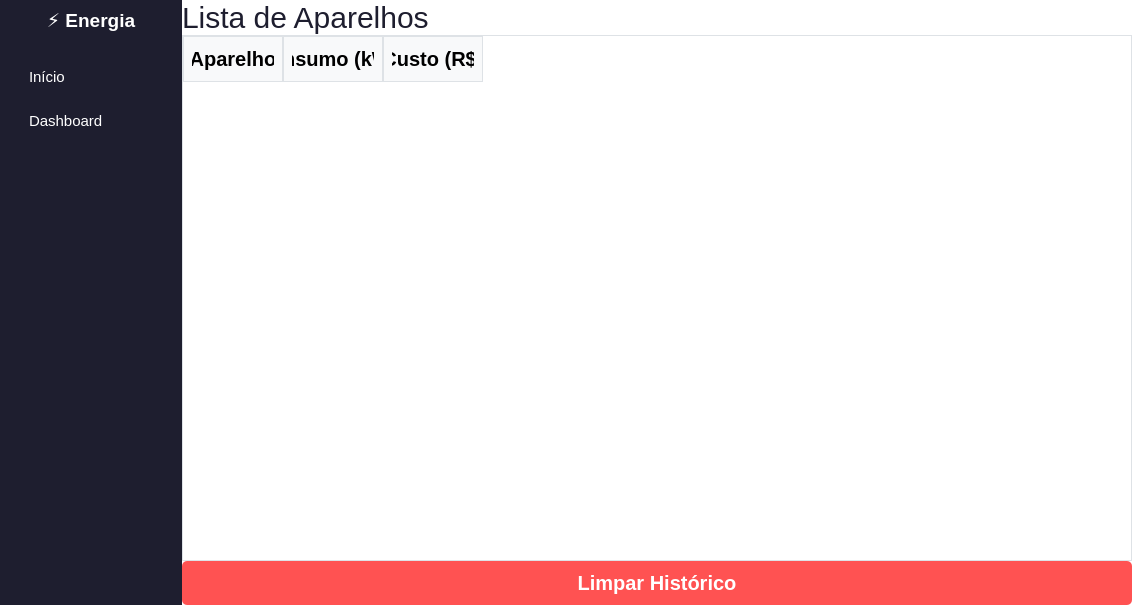
<?xml version="1.0" encoding="UTF-8"?>
<ui version="4.0">
 <class>MainWindow</class>
 <widget class="QWidget" name="MainWindow">
  <property name="geometry">
   <rect>
    <x>0</x>
    <y>0</y>
    <width>1132</width>
    <height>605</height>
   </rect>
  </property>
  <property name="windowTitle">
   <string>Histórico de Cálculos</string>
  </property>
  <property name="styleSheet">
   <string notr="true">background-color: white;</string>
  </property>
  <layout class="QHBoxLayout" name="horizontalLayout">
   <property name="spacing">
    <number>0</number>
   </property>
   <property name="leftMargin">
    <number>0</number>
   </property>
   <property name="topMargin">
    <number>0</number>
   </property>
   <property name="rightMargin">
    <number>0</number>
   </property>
   <property name="bottomMargin">
    <number>0</number>
   </property>
   <item>
    <widget class="QFrame" name="frame_menu">
     <property name="minimumSize">
      <size>
       <width>180</width>
       <height>0</height>
      </size>
     </property>
     <property name="styleSheet">
      <string notr="true">background-color: #1e1e2f; color: white; border: none;</string>
     </property>
     <layout class="QVBoxLayout" name="verticalLayout_menu">
      <property name="sizeConstraint">
       <enum>QLayout::SetMinimumSize</enum>
      </property>
      <item>
       <widget class="QLabel" name="label_logo">
        <property name="font">
         <font>
          <pointsize>14</pointsize>
          <weight>75</weight>
          <bold>true</bold>
         </font>
        </property>
        <property name="text">
         <string>⚡ Energia</string>
        </property>
        <property name="alignment">
         <set>Qt::AlignCenter</set>
        </property>
       </widget>
      </item>
      <item>
       <spacer name="verticalSpacer_top">
        <property name="orientation">
         <enum>Qt::Vertical</enum>
        </property>
        <property name="sizeType">
         <enum>QSizePolicy::Fixed</enum>
        </property>
        <property name="sizeHint" stdset="0">
         <size>
          <width>20</width>
          <height>20</height>
         </size>
        </property>
       </spacer>
      </item>
      <item>
       <widget class="QPushButton" name="btn_voltarinicio">
        <property name="cursor">
         <cursorShape>PointingHandCursor</cursorShape>
        </property>
        <property name="styleSheet">
         <string notr="true">QPushButton { padding: 10px; border: none; text-align: left; } QPushButton:hover { background-color: #2b2b45; }
QPushButton { background-color: transparent; border-radius: 5px; text-align: left; padding-left: 20px; font-size: 15px;} 
QPushButton:hover { background-color: #3e3e5e; }</string>
        </property>
        <property name="text">
         <string>Início</string>
        </property>
        <property name="autoDefault">
         <bool>true</bool>
        </property>
        <property name="default">
         <bool>true</bool>
        </property>
       </widget>
      </item>
      <item>
       <widget class="QPushButton" name="btn_voltardash">
        <property name="cursor">
         <cursorShape>PointingHandCursor</cursorShape>
        </property>
        <property name="styleSheet">
         <string notr="true">QPushButton { padding: 10px; border: none; text-align: left; } QPushButton:hover { background-color: #2b2b45; }
QPushButton { background-color: transparent; border-radius: 5px; text-align: left; padding-left: 20px; font-size: 15px;} 
QPushButton:hover { background-color: #3e3e5e; }</string>
        </property>
        <property name="text">
         <string>Dashboard</string>
        </property>
        <property name="autoDefault">
         <bool>true</bool>
        </property>
        <property name="default">
         <bool>true</bool>
        </property>
       </widget>
      </item>
      <item>
       <spacer name="verticalSpacer_menu">
        <property name="orientation">
         <enum>Qt::Vertical</enum>
        </property>
        <property name="sizeType">
         <enum>QSizePolicy::Expanding</enum>
        </property>
        <property name="sizeHint" stdset="0">
         <size>
          <width>0</width>
          <height>0</height>
         </size>
        </property>
       </spacer>
      </item>
     </layout>
    </widget>
   </item>
   <item>
    <layout class="QVBoxLayout" name="verticalLayout_content">
     <property name="contentsMargins" stdset="0">
      <number>30</number>
     </property>
     <item>
      <widget class="QLabel" name="label_titulo">
       <property name="font">
        <font>
         <pointsize>-1</pointsize>
        </font>
       </property>
       <property name="styleSheet">
        <string notr="true">color: #1e1e2f;
font-size: 30px;</string>
       </property>
       <property name="text">
        <string>Lista de Aparelhos</string>
       </property>
      </widget>
     </item>
     <item>
      <widget class="QTableWidget" name="tabela_aparelhos">
       <property name="minimumSize">
        <size>
         <width>950</width>
         <height>511</height>
        </size>
       </property>
       <property name="maximumSize">
        <size>
         <width>898</width>
         <height>16777215</height>
        </size>
       </property>
       <property name="styleSheet">
        <string notr="true">QTableWidget { 
    border: 1px solid #dee2e6; 
    gridline-color: #f1f1f1; 
    background-color: white; 
    color: black; 
    font-size: 20px; }

QHeaderView::section { 
    background-color: #f8f9fa; 
    padding: 8px; 
    border: 1px solid #dee2e6; 
    font-weight: bold; 
    font-size: 20px;
}</string>
       </property>
       <column>
        <property name="text">
         <string>Aparelho</string>
        </property>
       </column>
       <column>
        <property name="text">
         <string>Consumo (kWh)</string>
        </property>
       </column>
       <column>
        <property name="text">
         <string>Custo (R$)</string>
        </property>
       </column>
      </widget>
     </item>
     <item>
      <widget class="QPushButton" name="btn_limpar">
       <property name="styleSheet">
        <string notr="true">background-color: #ff5252; color: white; border-radius: 5px; padding: 10px; font-weight: bold;
font-size: 20px;</string>
       </property>
       <property name="text">
        <string>Limpar Histórico</string>
       </property>
      </widget>
     </item>
    </layout>
   </item>
  </layout>
 </widget>
 <resources/>
 <connections/>
</ui>
